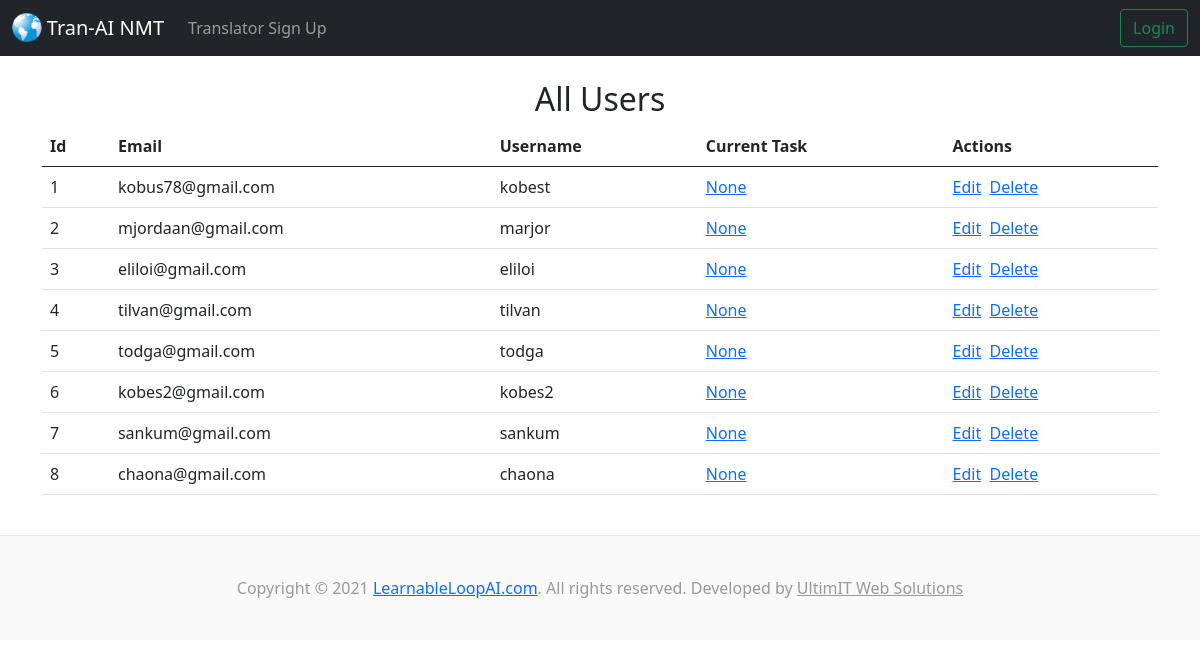
/users/, run on an earlier commit of the app's database.
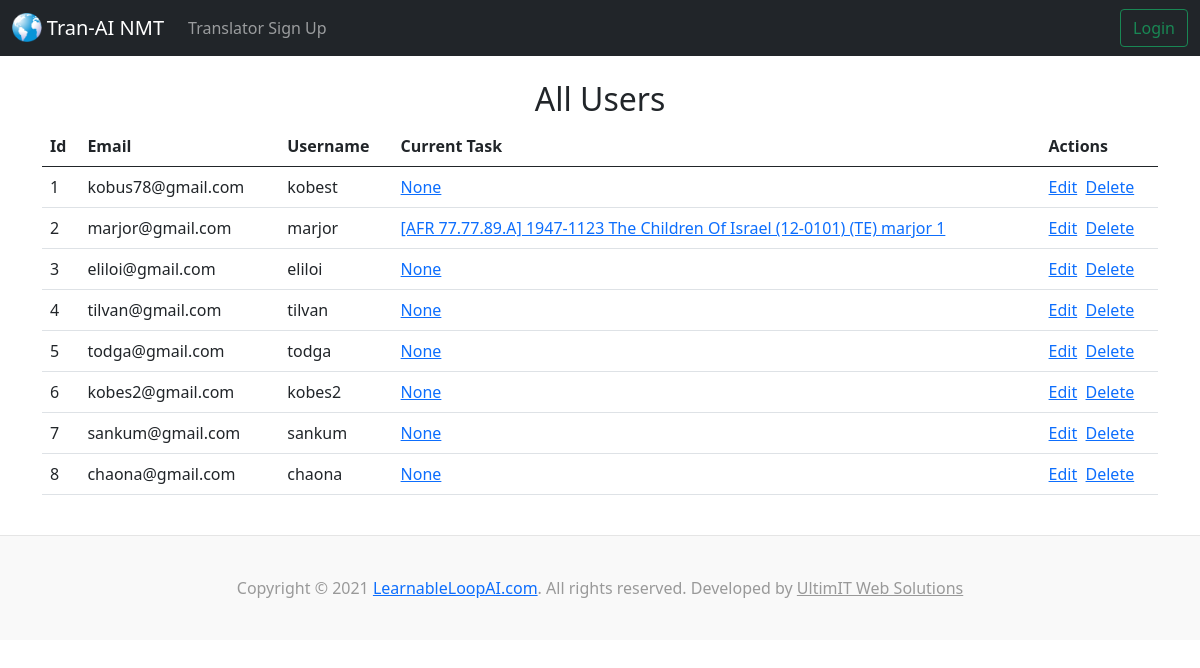
And on a later commit of the database.
### accounts/models.py (models this page shows, shortened)
class CustomUser(AbstractBaseUser, PermissionsMixin):
    email = models.EmailField(_('email address'), unique=True)
    username = models.CharField(_('username'), max_length=6, default='')
    admin = models.BooleanField(default=False)
    is_staff = models.BooleanField(default=False)
    is_active = models.BooleanField(default=True)
    created_at = models.DateTimeField(default=timezone.now)
    cur_task = models.ForeignKey(Task, blank=True, null=True, on_delete=models.CASCADE)
    USERNAME_FIELD = 'email'
    REQUIRED_FIELDS = []
    objects = CustomUserManager()

### tranai/models.py (models this page shows, shortened)
class Task(models.Model):
  class Role(models.TextChoices):
    EP = 'EP', _('English Provider (EP)')
    EE = 'EE', _('English Editor (EE)')
    NT = 'NT', _('No Translator (NT)')
    MT = 'MT', _('Machine Translator (MT)')
    HT = 'HT', _('Human Translator (HT)')
    TE = 'TE', _('Translation Editor (TE)')
    SE = 'SE', _('Scripture Editor (SE)')
    PE = 'PE', _('Poetry Editor (PE)')
    CE = 'CE', _('Chief Editor (CE)')
    LA = 'LA', _('Language Administrator (LA)')
  class Status(models.TextChoices):
    ip = 'ip', _('In Process (ip)')
    cd = 'cd', _('Completed (cd)')
    te = 'te', _('TE editing (te)')
    ce = 'ce', _('CE editing (ce)')
    qe = 'qe', _('QE editing (qe)')
    pg = 'pg', _('Publishing (pg)')
    pd = 'pd', _('Published (pd)')
    pr = 'pr', _('Pruned (pr)')
  translation = models.ForeignKey(Translation, blank=False, null=False, on_delete=models.DO_NOTHING, related_name='tasks')
  user = models.ForeignKey(settings.AUTH_USER_MODEL, blank=False, null=False, on_delete=models.DO_NOTHING, related_name='tasks') #for accounts app
  role = models.CharField('Role', max_length=2, validators=[MinLengthValidator(2), MaxLengthValidator(2)], choices=Role.choices, default=Role.TE, blank=False, null=False,)
  active = models.BooleanField('Active', default=False)
  place = models.IntegerField('Place', default=1, validators=[MinValueValidator(1)], blank=False, null=False,)
  ci = models.BooleanField('Content imported', default=False)
  status = models.CharField('Status', max_length=2, validators=[MinLengthValidator(2), MaxLengthValidator(2)], choices=Status.choices, default=Status.ip, blank=False, null=False,)
  ccs = models.IntegerField('Final Create additions', blank=True, null=True,)
  ccs_k = models.IntegerField('- by klearing', blank=True, null=True,)
  ccs_m = models.IntegerField('- by modding', blank=True, null=True,)
  vcs = models.IntegerField('Final Vote additions', blank=True, null=True,)
  vcs_a = models.IntegerField('- by accepting', blank=True, null=True,)
  vcs_c = models.IntegerField('- by creating', blank=True, null=True,)
  vcs_t = models.IntegerField('- by topping', blank=True, null=True,)
  vcs_p = models.IntegerField('- by picking', blank=True, null=True,)
  ct = models.IntegerField('Final Create time (s)', blank=True, null=True,)
  vt = models.IntegerField('Final Vote time (s)', blank=True, null=True,)
  majtes = models.IntegerField('Final Majority Top Changes', blank=True, null=True,)
  tietes = models.IntegerField('Final Tie Top Changes', blank=True, null=True,)
  notes = models.CharField('Notes', max_length=200, blank=True, null=True,)
  def __str__(self):
    return f"[{self.translation.lan} {self.translation.blkc}.{self.translation.subc}.{self.translation.senc}.{self.translation.xcrip}] {self.translation.document.descriptor} {self.translation.document.title} ({self.translation.version}) ({self.role}) {self.user.username} {self.place}"

class Translation(models.Model):
  class Transcription(models.TextChoices):
    ANDES = 'A', _('Andes')
    MAMALIS = 'M', _('Mamalis')
  lan = models.CharField('Language', max_length=3)
  tran_title = models.CharField('Translated title', max_length=70)
  descrip = models.TextField('Description', blank=True, null=True, max_length=500)
  blkc = models.IntegerField('Block count')
  subc = models.IntegerField('Sub-block count')
  senc = models.IntegerField('Sentence count')
  xcrip = models.CharField('Transcription', max_length=1, choices=Transcription.choices, default=Transcription.ANDES, blank=False,)
  li = models.BooleanField('Lookup imported (eng) / translate contributions randomized (oth)')
  pubdate = models.DateField('Publication date', default=datetime.date.today)
  version = models.CharField('Version', max_length=20)
  document = models.ForeignKey(Document, blank=True, null=True, on_delete=models.CASCADE, related_name='translations')
  eng_tran = models.ForeignKey('self', blank=True, null=True, on_delete=models.CASCADE,)

class Document(models.Model):
  class TimeOfDay(models.TextChoices):
    NO_TOD = 'n', _('No Time Of Day')
    SUNRISE = 's', _('Sunrise')
    BREAKFAST = 'b', _('Breakfast')
    MORNING = 'x', _('Morning')
    AFTERNOON = 'y', _('Afternoon')
    EVENING = 'z', _('Evening')
  class DayOfWeek(models.TextChoices):
    SUNDAY = 'su', _('Sunday')
    MONDAY = 'mo', _('Monday')
    TUESDAY = 'tu', _('Tuesday')
    WEDNESDAY = 'we', _('Wednesday')
    THURSDAY = 'th', _('Thursday')
    FRIDAY = 'fr', _('Friday')
    SATURDAY = 'sa', _('Saturday')
  dod = models.DateField('Date Of Delivery')
  tod = models.CharField('Time Of Day', max_length=1, validators=[MinLengthValidator(1), MaxLengthValidator(1)], choices=TimeOfDay.choices, default=TimeOfDay.NO_TOD, blank=False,)
  dow = models.CharField('Day Of Week', max_length=2, choices=DayOfWeek.choices, default=DayOfWeek.SUNDAY, blank=False,)
  title = models.CharField('Document Title', max_length=64, blank=False,)
  descriptor = models.CharField('Descriptor', max_length=120, blank=False,)

### tranai/views.py (the view)
# urls.py: path('users/', views.index_users, name='index-users'),
def index_users(request):
  User = get_user_model()
  users = User.objects.all()
  return render(request, 'tranai/index_users.html', {'users': users})

### tranai/templates/tranai/index_users.html
{% extends 'tranai/base.html' %}
{% block content %}
<center><h2>All Users</h2></center>
<table class="table table-hover">
  <thead>
    <tr>
      <th scope="col">Id</th>
      <th scope="col">Email</th>
      <th scope="col">Username</th>
      <th scope="col">Current Task</th>
      <th scope="col">Actions</th>
    </tr>
  </thead>
  <tbody>
{% for user in users %}
    <tr>
      <td>{{ user.id }}</td>
      <td>{{ user.email }}</td>
      <td>{{ user.username }}</td>
      <td><a href="">{{user.cur_task}}</a></td>
      <td><a href="">Edit</a>&nbsp;&nbsp;<a href="">Delete</a></td>
    </tr>
{% endfor %}
  </tbody>
</table>
{% endblock %}

What changed in the data, as far as the page shows it:
changed CustomUser "marjor": email "mjordaan@gmail.com" → "marjor@gmail.com"; cur_task "None" → "[AFR 77.77.89.A] 1947-1123 The Children Of Israel (12-0101) (TE) marjor 1"
